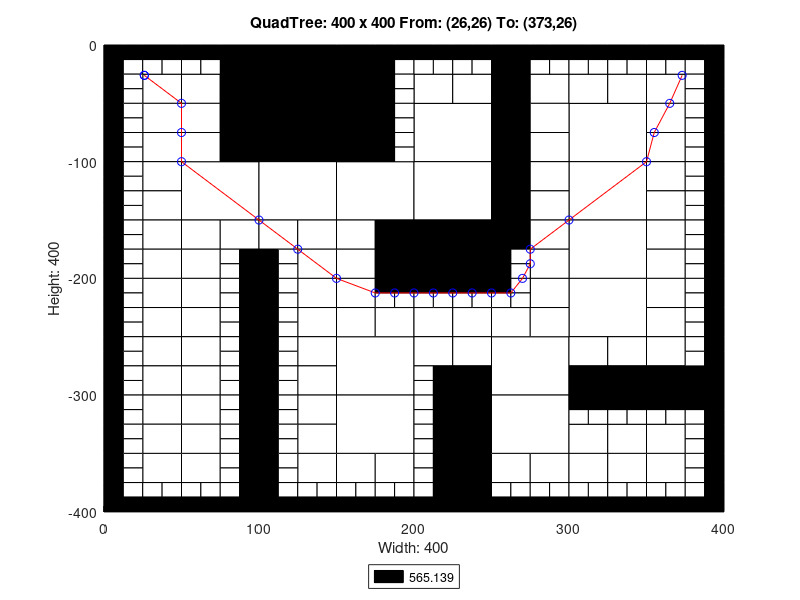

MATLAB code to generate this figure:
axis([0 400 -400 0]);
title('QuadTree: 400 x 400 From: (26,26) To: (373,26)');
xlabel('Width: 400');
ylabel('Height: 400');
rectangle('Position',[100 -50 50 50], 'FaceColor',[0 0 0]);
rectangle('Position',[100 -100 50 50], 'FaceColor',[0 0 0]);
rectangle('Position',[50 -150 50 50], 'FaceColor',[1 1 1]);
rectangle('Position',[100 -150 50 50], 'FaceColor',[1 1 1]);
rectangle('Position',[150 -150 50 50], 'FaceColor',[1 1 1]);
rectangle('Position',[200 -100 50 50], 'FaceColor',[1 1 1]);
rectangle('Position',[300 -100 50 50], 'FaceColor',[1 1 1]);
rectangle('Position',[200 -150 50 50], 'FaceColor',[1 1 1]);
rectangle('Position',[200 -200 50 50], 'FaceColor',[0 0 0]);
rectangle('Position',[300 -150 50 50], 'FaceColor',[1 1 1]);
rectangle('Position',[300 -200 50 50], 'FaceColor',[1 1 1]);
rectangle('Position',[150 -300 50 50], 'FaceColor',[1 1 1]);
rectangle('Position',[150 -350 50 50], 'FaceColor',[1 1 1]);
rectangle('Position',[250 -300 50 50], 'FaceColor',[1 1 1]);
rectangle('Position',[300 -250 50 50], 'FaceColor',[1 1 1]);
rectangle('Position',[250 -350 50 50], 'FaceColor',[1 1 1]);
rectangle('Position',[25 -50 25 25], 'FaceColor',[1 1 1]);
rectangle('Position',[75 -25 25 25], 'FaceColor',[0 0 0]);
rectangle('Position',[50 -50 25 25], 'FaceColor',[1 1 1]);
rectangle('Position',[75 -50 25 25], 'FaceColor',[0 0 0]);
rectangle('Position',[25 -75 25 25], 'FaceColor',[1 1 1]);
rectangle('Position',[25 -100 25 25], 'FaceColor',[1 1 1]);
rectangle('Position',[50 -75 25 25], 'FaceColor',[1 1 1]);
rectangle('Position',[75 -75 25 25], 'FaceColor',[0 0 0]);
rectangle('Position',[50 -100 25 25], 'FaceColor',[1 1 1]);
rectangle('Position',[75 -100 25 25], 'FaceColor',[0 0 0]);
rectangle('Position',[150 -25 25 25], 'FaceColor',[0 0 0]);
rectangle('Position',[150 -50 25 25], 'FaceColor',[0 0 0]);
rectangle('Position',[150 -75 25 25], 'FaceColor',[0 0 0]);
rectangle('Position',[150 -100 25 25], 'FaceColor',[0 0 0]);
rectangle('Position',[25 -125 25 25], 'FaceColor',[1 1 1]);
rectangle('Position',[25 -150 25 25], 'FaceColor',[1 1 1]);
rectangle('Position',[25 -175 25 25], 'FaceColor',[1 1 1]);
rectangle('Position',[25 -200 25 25], 'FaceColor',[1 1 1]);
rectangle('Position',[50 -175 25 25], 'FaceColor',[1 1 1]);
rectangle('Position',[75 -175 25 25], 'FaceColor',[1 1 1]);
rectangle('Position',[50 -200 25 25], 'FaceColor',[1 1 1]);
rectangle('Position',[100 -175 25 25], 'FaceColor',[1 1 1]);
rectangle('Position',[125 -175 25 25], 'FaceColor',[1 1 1]);
rectangle('Position',[125 -200 25 25], 'FaceColor',[1 1 1]);
rectangle('Position',[150 -175 25 25], 'FaceColor',[1 1 1]);
rectangle('Position',[175 -175 25 25], 'FaceColor',[0 0 0]);
rectangle('Position',[150 -200 25 25], 'FaceColor',[1 1 1]);
rectangle('Position',[175 -200 25 25], 'FaceColor',[0 0 0]);
rectangle('Position',[200 -50 25 25], 'FaceColor',[1 1 1]);
rectangle('Position',[225 -50 25 25], 'FaceColor',[1 1 1]);
rectangle('Position',[250 -25 25 25], 'FaceColor',[0 0 0]);
rectangle('Position',[250 -50 25 25], 'FaceColor',[0 0 0]);
rectangle('Position',[275 -50 25 25], 'FaceColor',[1 1 1]);
rectangle('Position',[250 -75 25 25], 'FaceColor',[0 0 0]);
rectangle('Position',[275 -75 25 25], 'FaceColor',[1 1 1]);
rectangle('Position',[250 -100 25 25], 'FaceColor',[0 0 0]);
rectangle('Position',[275 -100 25 25], 'FaceColor',[1 1 1]);
rectangle('Position',[300 -50 25 25], 'FaceColor',[1 1 1]);
rectangle('Position',[325 -50 25 25], 'FaceColor',[1 1 1]);
rectangle('Position',[350 -50 25 25], 'FaceColor',[1 1 1]);
rectangle('Position',[350 -75 25 25], 'FaceColor',[1 1 1]);
rectangle('Position',[350 -100 25 25], 'FaceColor',[1 1 1]);
rectangle('Position',[250 -125 25 25], 'FaceColor',[0 0 0]);
rectangle('Position',[275 -125 25 25], 'FaceColor',[1 1 1]);
rectangle('Position',[250 -150 25 25], 'FaceColor',[0 0 0]);
rectangle('Position',[275 -150 25 25], 'FaceColor',[1 1 1]);
rectangle('Position',[250 -175 25 25], 'FaceColor',[0 0 0]);
rectangle('Position',[275 -175 25 25], 'FaceColor',[1 1 1]);
rectangle('Position',[275 -200 25 25], 'FaceColor',[1 1 1]);
rectangle('Position',[350 -125 25 25], 'FaceColor',[1 1 1]);
rectangle('Position',[350 -150 25 25], 'FaceColor',[1 1 1]);
rectangle('Position',[350 -175 25 25], 'FaceColor',[1 1 1]);
rectangle('Position',[350 -200 25 25], 'FaceColor',[1 1 1]);
rectangle('Position',[25 -225 25 25], 'FaceColor',[1 1 1]);
rectangle('Position',[25 -250 25 25], 'FaceColor',[1 1 1]);
rectangle('Position',[50 -225 25 25], 'FaceColor',[1 1 1]);
rectangle('Position',[50 -250 25 25], 'FaceColor',[1 1 1]);
rectangle('Position',[25 -275 25 25], 'FaceColor',[1 1 1]);
rectangle('Position',[25 -300 25 25], 'FaceColor',[1 1 1]);
rectangle('Position',[50 -275 25 25], 'FaceColor',[1 1 1]);
rectangle('Position',[50 -300 25 25], 'FaceColor',[1 1 1]);
rectangle('Position',[125 -225 25 25], 'FaceColor',[1 1 1]);
rectangle('Position',[125 -250 25 25], 'FaceColor',[1 1 1]);
rectangle('Position',[150 -225 25 25], 'FaceColor',[1 1 1]);
rectangle('Position',[150 -250 25 25], 'FaceColor',[1 1 1]);
rectangle('Position',[175 -250 25 25], 'FaceColor',[1 1 1]);
rectangle('Position',[125 -275 25 25], 'FaceColor',[1 1 1]);
rectangle('Position',[125 -300 25 25], 'FaceColor',[1 1 1]);
rectangle('Position',[25 -325 25 25], 'FaceColor',[1 1 1]);
rectangle('Position',[25 -350 25 25], 'FaceColor',[1 1 1]);
rectangle('Position',[50 -325 25 25], 'FaceColor',[1 1 1]);
rectangle('Position',[50 -350 25 25], 'FaceColor',[1 1 1]);
rectangle('Position',[25 -375 25 25], 'FaceColor',[1 1 1]);
rectangle('Position',[50 -375 25 25], 'FaceColor',[1 1 1]);
rectangle('Position',[125 -325 25 25], 'FaceColor',[1 1 1]);
rectangle('Position',[125 -350 25 25], 'FaceColor',[1 1 1]);
rectangle('Position',[125 -375 25 25], 'FaceColor',[1 1 1]);
rectangle('Position',[150 -375 25 25], 'FaceColor',[1 1 1]);
rectangle('Position',[175 -375 25 25], 'FaceColor',[1 1 1]);
rectangle('Position',[200 -250 25 25], 'FaceColor',[1 1 1]);
rectangle('Position',[225 -250 25 25], 'FaceColor',[1 1 1]);
rectangle('Position',[275 -225 25 25], 'FaceColor',[1 1 1]);
rectangle('Position',[250 -250 25 25], 'FaceColor',[1 1 1]);
rectangle('Position',[275 -250 25 25], 'FaceColor',[1 1 1]);
rectangle('Position',[200 -275 25 25], 'FaceColor',[1 1 1]);
rectangle('Position',[225 -275 25 25], 'FaceColor',[1 1 1]);
rectangle('Position',[225 -300 25 25], 'FaceColor',[0 0 0]);
rectangle('Position',[350 -225 25 25], 'FaceColor',[1 1 1]);
rectangle('Position',[350 -250 25 25], 'FaceColor',[1 1 1]);
rectangle('Position',[300 -275 25 25], 'FaceColor',[1 1 1]);
rectangle('Position',[325 -275 25 25], 'FaceColor',[1 1 1]);
rectangle('Position',[300 -300 25 25], 'FaceColor',[0 0 0]);
rectangle('Position',[325 -300 25 25], 'FaceColor',[0 0 0]);
rectangle('Position',[350 -275 25 25], 'FaceColor',[1 1 1]);
rectangle('Position',[350 -300 25 25], 'FaceColor',[0 0 0]);
rectangle('Position',[375 -300 25 25], 'FaceColor',[0 0 0]);
rectangle('Position',[225 -325 25 25], 'FaceColor',[0 0 0]);
rectangle('Position',[225 -350 25 25], 'FaceColor',[0 0 0]);
rectangle('Position',[225 -375 25 25], 'FaceColor',[0 0 0]);
rectangle('Position',[225 -400 25 25], 'FaceColor',[0 0 0]);
rectangle('Position',[250 -375 25 25], 'FaceColor',[1 1 1]);
rectangle('Position',[275 -375 25 25], 'FaceColor',[1 1 1]);
rectangle('Position',[300 -350 25 25], 'FaceColor',[1 1 1]);
rectangle('Position',[325 -350 25 25], 'FaceColor',[1 1 1]);
rectangle('Position',[350 -350 25 25], 'FaceColor',[1 1 1]);
rectangle('Position',[300 -375 25 25], 'FaceColor',[1 1 1]);
rectangle('Position',[325 -375 25 25], 'FaceColor',[1 1 1]);
rectangle('Position',[350 -375 25 25], 'FaceColor',[1 1 1]);
rectangle('Position',[0 -12.5 12.5 12.5], 'FaceColor',[0 0 0]);
rectangle('Position',[12.5 -12.5 12.5 12.5], 'FaceColor',[0 0 0]);
rectangle('Position',[0 -25 12.5 12.5], 'FaceColor',[0 0 0]);
rectangle('Position',[12.5 -25 12.5 12.5], 'FaceColor',[1 1 1]);
rectangle('Position',[25 -12.5 12.5 12.5], 'FaceColor',[0 0 0]);
rectangle('Position',[37.5 -12.5 12.5 12.5], 'FaceColor',[0 0 0]);
rectangle('Position',[25 -25 12.5 12.5], 'FaceColor',[1 1 1]);
rectangle('Position',[37.5 -25 12.5 12.5], 'FaceColor',[1 1 1]);
rectangle('Position',[0 -37.5 12.5 12.5], 'FaceColor',[0 0 0]);
rectangle('Position',[12.5 -37.5 12.5 12.5], 'FaceColor',[1 1 1]);
rectangle('Position',[0 -50 12.5 12.5], 'FaceColor',[0 0 0]);
rectangle('Position',[12.5 -50 12.5 12.5], 'FaceColor',[1 1 1]);
rectangle('Position',[50 -12.5 12.5 12.5], 'FaceColor',[0 0 0]);
rectangle('Position',[62.5 -12.5 12.5 12.5], 'FaceColor',[0 0 0]);
rectangle('Position',[50 -25 12.5 12.5], 'FaceColor',[1 1 1]);
rectangle('Position',[62.5 -25 12.5 12.5], 'FaceColor',[1 1 1]);
rectangle('Position',[0 -62.5 12.5 12.5], 'FaceColor',[0 0 0]);
rectangle('Position',[12.5 -62.5 12.5 12.5], 'FaceColor',[1 1 1]);
rectangle('Position',[0 -75 12.5 12.5], 'FaceColor',[0 0 0]);
rectangle('Position',[12.5 -75 12.5 12.5], 'FaceColor',[1 1 1]);
rectangle('Position',[0 -87.5 12.5 12.5], 'FaceColor',[0 0 0]);
rectangle('Position',[12.5 -87.5 12.5 12.5], 'FaceColor',[1 1 1]);
rectangle('Position',[0 -100 12.5 12.5], 'FaceColor',[0 0 0]);
rectangle('Position',[12.5 -100 12.5 12.5], 'FaceColor',[1 1 1]);
rectangle('Position',[175 -12.5 12.5 12.5], 'FaceColor',[0 0 0]);
rectangle('Position',[187.5 -12.5 12.5 12.5], 'FaceColor',[0 0 0]);
rectangle('Position',[175 -25 12.5 12.5], 'FaceColor',[0 0 0]);
rectangle('Position',[187.5 -25 12.5 12.5], 'FaceColor',[1 1 1]);
rectangle('Position',[175 -37.5 12.5 12.5], 'FaceColor',[0 0 0]);
rectangle('Position',[187.5 -37.5 12.5 12.5], 'FaceColor',[1 1 1]);
rectangle('Position',[175 -50 12.5 12.5], 'FaceColor',[0 0 0]);
rectangle('Position',[187.5 -50 12.5 12.5], 'FaceColor',[1 1 1]);
rectangle('Position',[175 -62.5 12.5 12.5], 'FaceColor',[0 0 0]);
rectangle('Position',[187.5 -62.5 12.5 12.5], 'FaceColor',[1 1 1]);
rectangle('Position',[175 -75 12.5 12.5], 'FaceColor',[0 0 0]);
rectangle('Position',[187.5 -75 12.5 12.5], 'FaceColor',[1 1 1]);
rectangle('Position',[175 -87.5 12.5 12.5], 'FaceColor',[0 0 0]);
rectangle('Position',[187.5 -87.5 12.5 12.5], 'FaceColor',[1 1 1]);
rectangle('Position',[175 -100 12.5 12.5], 'FaceColor',[0 0 0]);
rectangle('Position',[187.5 -100 12.5 12.5], 'FaceColor',[1 1 1]);
rectangle('Position',[0 -112.5 12.5 12.5], 'FaceColor',[0 0 0]);
rectangle('Position',[12.5 -112.5 12.5 12.5], 'FaceColor',[1 1 1]);
rectangle('Position',[0 -125 12.5 12.5], 'FaceColor',[0 0 0]);
rectangle('Position',[12.5 -125 12.5 12.5], 'FaceColor',[1 1 1]);
rectangle('Position',[0 -137.5 12.5 12.5], 'FaceColor',[0 0 0]);
rectangle('Position',[12.5 -137.5 12.5 12.5], 'FaceColor',[1 1 1]);
rectangle('Position',[0 -150 12.5 12.5], 'FaceColor',[0 0 0]);
rectangle('Position',[12.5 -150 12.5 12.5], 'FaceColor',[1 1 1]);
rectangle('Position',[0 -162.5 12.5 12.5], 'FaceColor',[0 0 0]);
rectangle('Position',[12.5 -162.5 12.5 12.5], 'FaceColor',[1 1 1]);
rectangle('Position',[0 -175 12.5 12.5], 'FaceColor',[0 0 0]);
rectangle('Position',[12.5 -175 12.5 12.5], 'FaceColor',[1 1 1]);
rectangle('Position',[0 -187.5 12.5 12.5], 'FaceColor',[0 0 0]);
rectangle('Position',[12.5 -187.5 12.5 12.5], 'FaceColor',[1 1 1]);
rectangle('Position',[0 -200 12.5 12.5], 'FaceColor',[0 0 0]);
rectangle('Position',[12.5 -200 12.5 12.5], 'FaceColor',[1 1 1]);
rectangle('Position',[75 -187.5 12.5 12.5], 'FaceColor',[1 1 1]);
rectangle('Position',[87.5 -187.5 12.5 12.5], 'FaceColor',[0 0 0]);
rectangle('Position',[75 -200 12.5 12.5], 'FaceColor',[1 1 1]);
rectangle('Position',[87.5 -200 12.5 12.5], 'FaceColor',[0 0 0]);
rectangle('Position',[100 -187.5 12.5 12.5], 'FaceColor',[0 0 0]);
rectangle('Position',[112.5 -187.5 12.5 12.5], 'FaceColor',[1 1 1]);
rectangle('Position',[100 -200 12.5 12.5], 'FaceColor',[0 0 0]);
rectangle('Position',[112.5 -200 12.5 12.5], 'FaceColor',[1 1 1]);
rectangle('Position',[200 -12.5 12.5 12.5], 'FaceColor',[0 0 0]);
rectangle('Position',[212.5 -12.5 12.5 12.5], 'FaceColor',[0 0 0]);
rectangle('Position',[200 -25 12.5 12.5], 'FaceColor',[1 1 1]);
rectangle('Position',[212.5 -25 12.5 12.5], 'FaceColor',[1 1 1]);
rectangle('Position',[225 -12.5 12.5 12.5], 'FaceColor',[0 0 0]);
rectangle('Position',[237.5 -12.5 12.5 12.5], 'FaceColor',[0 0 0]);
rectangle('Position',[225 -25 12.5 12.5], 'FaceColor',[1 1 1]);
rectangle('Position',[237.5 -25 12.5 12.5], 'FaceColor',[1 1 1]);
rectangle('Position',[275 -12.5 12.5 12.5], 'FaceColor',[0 0 0]);
rectangle('Position',[287.5 -12.5 12.5 12.5], 'FaceColor',[0 0 0]);
rectangle('Position',[275 -25 12.5 12.5], 'FaceColor',[1 1 1]);
rectangle('Position',[287.5 -25 12.5 12.5], 'FaceColor',[1 1 1]);
rectangle('Position',[300 -12.5 12.5 12.5], 'FaceColor',[0 0 0]);
rectangle('Position',[312.5 -12.5 12.5 12.5], 'FaceColor',[0 0 0]);
rectangle('Position',[300 -25 12.5 12.5], 'FaceColor',[1 1 1]);
rectangle('Position',[312.5 -25 12.5 12.5], 'FaceColor',[1 1 1]);
rectangle('Position',[325 -12.5 12.5 12.5], 'FaceColor',[0 0 0]);
rectangle('Position',[337.5 -12.5 12.5 12.5], 'FaceColor',[0 0 0]);
rectangle('Position',[325 -25 12.5 12.5], 'FaceColor',[1 1 1]);
rectangle('Position',[337.5 -25 12.5 12.5], 'FaceColor',[1 1 1]);
rectangle('Position',[350 -12.5 12.5 12.5], 'FaceColor',[0 0 0]);
rectangle('Position',[362.5 -12.5 12.5 12.5], 'FaceColor',[0 0 0]);
rectangle('Position',[350 -25 12.5 12.5], 'FaceColor',[1 1 1]);
rectangle('Position',[362.5 -25 12.5 12.5], 'FaceColor',[1 1 1]);
rectangle('Position',[375 -12.5 12.5 12.5], 'FaceColor',[0 0 0]);
rectangle('Position',[387.5 -12.5 12.5 12.5], 'FaceColor',[0 0 0]);
rectangle('Position',[375 -25 12.5 12.5], 'FaceColor',[1 1 1]);
rectangle('Position',[387.5 -25 12.5 12.5], 'FaceColor',[0 0 0]);
rectangle('Position',[375 -37.5 12.5 12.5], 'FaceColor',[1 1 1]);
rectangle('Position',[387.5 -37.5 12.5 12.5], 'FaceColor',[0 0 0]);
rectangle('Position',[375 -50 12.5 12.5], 'FaceColor',[1 1 1]);
rectangle('Position',[387.5 -50 12.5 12.5], 'FaceColor',[0 0 0]);
rectangle('Position',[375 -62.5 12.5 12.5], 'FaceColor',[1 1 1]);
rectangle('Position',[387.5 -62.5 12.5 12.5], 'FaceColor',[0 0 0]);
rectangle('Position',[375 -75 12.5 12.5], 'FaceColor',[1 1 1]);
rectangle('Position',[387.5 -75 12.5 12.5], 'FaceColor',[0 0 0]);
rectangle('Position',[375 -87.5 12.5 12.5], 'FaceColor',[1 1 1]);
rectangle('Position',[387.5 -87.5 12.5 12.5], 'FaceColor',[0 0 0]);
rectangle('Position',[375 -100 12.5 12.5], 'FaceColor',[1 1 1]);
rectangle('Position',[387.5 -100 12.5 12.5], 'FaceColor',[0 0 0]);
rectangle('Position',[250 -187.5 12.5 12.5], 'FaceColor',[0 0 0]);
rectangle('Position',[262.5 -187.5 12.5 12.5], 'FaceColor',[1 1 1]);
rectangle('Position',[250 -200 12.5 12.5], 'FaceColor',[0 0 0]);
rectangle('Position',[262.5 -200 12.5 12.5], 'FaceColor',[1 1 1]);
rectangle('Position',[375 -112.5 12.5 12.5], 'FaceColor',[1 1 1]);
rectangle('Position',[387.5 -112.5 12.5 12.5], 'FaceColor',[0 0 0]);
rectangle('Position',[375 -125 12.5 12.5], 'FaceColor',[1 1 1]);
rectangle('Position',[387.5 -125 12.5 12.5], 'FaceColor',[0 0 0]);
rectangle('Position',[375 -137.5 12.5 12.5], 'FaceColor',[1 1 1]);
rectangle('Position',[387.5 -137.5 12.5 12.5], 'FaceColor',[0 0 0]);
rectangle('Position',[375 -150 12.5 12.5], 'FaceColor',[1 1 1]);
rectangle('Position',[387.5 -150 12.5 12.5], 'FaceColor',[0 0 0]);
rectangle('Position',[375 -162.5 12.5 12.5], 'FaceColor',[1 1 1]);
rectangle('Position',[387.5 -162.5 12.5 12.5], 'FaceColor',[0 0 0]);
rectangle('Position',[375 -175 12.5 12.5], 'FaceColor',[1 1 1]);
rectangle('Position',[387.5 -175 12.5 12.5], 'FaceColor',[0 0 0]);
rectangle('Position',[375 -187.5 12.5 12.5], 'FaceColor',[1 1 1]);
rectangle('Position',[387.5 -187.5 12.5 12.5], 'FaceColor',[0 0 0]);
rectangle('Position',[375 -200 12.5 12.5], 'FaceColor',[1 1 1]);
rectangle('Position',[387.5 -200 12.5 12.5], 'FaceColor',[0 0 0]);
rectangle('Position',[0 -212.5 12.5 12.5], 'FaceColor',[0 0 0]);
rectangle('Position',[12.5 -212.5 12.5 12.5], 'FaceColor',[1 1 1]);
rectangle('Position',[0 -225 12.5 12.5], 'FaceColor',[0 0 0]);
rectangle('Position',[12.5 -225 12.5 12.5], 'FaceColor',[1 1 1]);
rectangle('Position',[0 -237.5 12.5 12.5], 'FaceColor',[0 0 0]);
rectangle('Position',[12.5 -237.5 12.5 12.5], 'FaceColor',[1 1 1]);
rectangle('Position',[0 -250 12.5 12.5], 'FaceColor',[0 0 0]);
rectangle('Position',[12.5 -250 12.5 12.5], 'FaceColor',[1 1 1]);
rectangle('Position',[75 -212.5 12.5 12.5], 'FaceColor',[1 1 1]);
rectangle('Position',[87.5 -212.5 12.5 12.5], 'FaceColor',[0 0 0]);
rectangle('Position',[75 -225 12.5 12.5], 'FaceColor',[1 1 1]);
rectangle('Position',[87.5 -225 12.5 12.5], 'FaceColor',[0 0 0]);
rectangle('Position',[75 -237.5 12.5 12.5], 'FaceColor',[1 1 1]);
rectangle('Position',[87.5 -237.5 12.5 12.5], 'FaceColor',[0 0 0]);
rectangle('Position',[75 -250 12.5 12.5], 'FaceColor',[1 1 1]);
rectangle('Position',[87.5 -250 12.5 12.5], 'FaceColor',[0 0 0]);
rectangle('Position',[0 -262.5 12.5 12.5], 'FaceColor',[0 0 0]);
rectangle('Position',[12.5 -262.5 12.5 12.5], 'FaceColor',[1 1 1]);
rectangle('Position',[0 -275 12.5 12.5], 'FaceColor',[0 0 0]);
rectangle('Position',[12.5 -275 12.5 12.5], 'FaceColor',[1 1 1]);
rectangle('Position',[0 -287.5 12.5 12.5], 'FaceColor',[0 0 0]);
rectangle('Position',[12.5 -287.5 12.5 12.5], 'FaceColor',[1 1 1]);
rectangle('Position',[0 -300 12.5 12.5], 'FaceColor',[0 0 0]);
rectangle('Position',[12.5 -300 12.5 12.5], 'FaceColor',[1 1 1]);
rectangle('Position',[75 -262.5 12.5 12.5], 'FaceColor',[1 1 1]);
rectangle('Position',[87.5 -262.5 12.5 12.5], 'FaceColor',[0 0 0]);
rectangle('Position',[75 -275 12.5 12.5], 'FaceColor',[1 1 1]);
rectangle('Position',[87.5 -275 12.5 12.5], 'FaceColor',[0 0 0]);
rectangle('Position',[75 -287.5 12.5 12.5], 'FaceColor',[1 1 1]);
rectangle('Position',[87.5 -287.5 12.5 12.5], 'FaceColor',[0 0 0]);
rectangle('Position',[75 -300 12.5 12.5], 'FaceColor',[1 1 1]);
rectangle('Position',[87.5 -300 12.5 12.5], 'FaceColor',[0 0 0]);
rectangle('Position',[100 -212.5 12.5 12.5], 'FaceColor',[0 0 0]);
rectangle('Position',[112.5 -212.5 12.5 12.5], 'FaceColor',[1 1 1]);
rectangle('Position',[100 -225 12.5 12.5], 'FaceColor',[0 0 0]);
rectangle('Position',[112.5 -225 12.5 12.5], 'FaceColor',[1 1 1]);
rectangle('Position',[100 -237.5 12.5 12.5], 'FaceColor',[0 0 0]);
rectangle('Position',[112.5 -237.5 12.5 12.5], 'FaceColor',[1 1 1]);
rectangle('Position',[100 -250 12.5 12.5], 'FaceColor',[0 0 0]);
rectangle('Position',[112.5 -250 12.5 12.5], 'FaceColor',[1 1 1]);
rectangle('Position',[175 -212.5 12.5 12.5], 'FaceColor',[0 0 0]);
rectangle('Position',[187.5 -212.5 12.5 12.5], 'FaceColor',[0 0 0]);
rectangle('Position',[175 -225 12.5 12.5], 'FaceColor',[1 1 1]);
rectangle('Position',[187.5 -225 12.5 12.5], 'FaceColor',[1 1 1]);
rectangle('Position',[100 -262.5 12.5 12.5], 'FaceColor',[0 0 0]);
rectangle('Position',[112.5 -262.5 12.5 12.5], 'FaceColor',[1 1 1]);
rectangle('Position',[100 -275 12.5 12.5], 'FaceColor',[0 0 0]);
rectangle('Position',[112.5 -275 12.5 12.5], 'FaceColor',[1 1 1]);
rectangle('Position',[100 -287.5 12.5 12.5], 'FaceColor',[0 0 0]);
rectangle('Position',[112.5 -287.5 12.5 12.5], 'FaceColor',[1 1 1]);
rectangle('Position',[100 -300 12.5 12.5], 'FaceColor',[0 0 0]);
rectangle('Position',[112.5 -300 12.5 12.5], 'FaceColor',[1 1 1]);
rectangle('Position',[0 -312.5 12.5 12.5], 'FaceColor',[0 0 0]);
rectangle('Position',[12.5 -312.5 12.5 12.5], 'FaceColor',[1 1 1]);
rectangle('Position',[0 -325 12.5 12.5], 'FaceColor',[0 0 0]);
rectangle('Position',[12.5 -325 12.5 12.5], 'FaceColor',[1 1 1]);
rectangle('Position',[0 -337.5 12.5 12.5], 'FaceColor',[0 0 0]);
rectangle('Position',[12.5 -337.5 12.5 12.5], 'FaceColor',[1 1 1]);
rectangle('Position',[0 -350 12.5 12.5], 'FaceColor',[0 0 0]);
rectangle('Position',[12.5 -350 12.5 12.5], 'FaceColor',[1 1 1]);
rectangle('Position',[75 -312.5 12.5 12.5], 'FaceColor',[1 1 1]);
rectangle('Position',[87.5 -312.5 12.5 12.5], 'FaceColor',[0 0 0]);
rectangle('Position',[75 -325 12.5 12.5], 'FaceColor',[1 1 1]);
rectangle('Position',[87.5 -325 12.5 12.5], 'FaceColor',[0 0 0]);
rectangle('Position',[75 -337.5 12.5 12.5], 'FaceColor',[1 1 1]);
rectangle('Position',[87.5 -337.5 12.5 12.5], 'FaceColor',[0 0 0]);
rectangle('Position',[75 -350 12.5 12.5], 'FaceColor',[1 1 1]);
rectangle('Position',[87.5 -350 12.5 12.5], 'FaceColor',[0 0 0]);
rectangle('Position',[0 -362.5 12.5 12.5], 'FaceColor',[0 0 0]);
rectangle('Position',[12.5 -362.5 12.5 12.5], 'FaceColor',[1 1 1]);
rectangle('Position',[0 -375 12.5 12.5], 'FaceColor',[0 0 0]);
rectangle('Position',[12.5 -375 12.5 12.5], 'FaceColor',[1 1 1]);
rectangle('Position',[0 -387.5 12.5 12.5], 'FaceColor',[0 0 0]);
rectangle('Position',[12.5 -387.5 12.5 12.5], 'FaceColor',[1 1 1]);
rectangle('Position',[0 -400 12.5 12.5], 'FaceColor',[0 0 0]);
rectangle('Position',[12.5 -400 12.5 12.5], 'FaceColor',[0 0 0]);
rectangle('Position',[25 -387.5 12.5 12.5], 'FaceColor',[1 1 1]);
rectangle('Position',[37.5 -387.5 12.5 12.5], 'FaceColor',[1 1 1]);
rectangle('Position',[25 -400 12.5 12.5], 'FaceColor',[0 0 0]);
rectangle('Position',[37.5 -400 12.5 12.5], 'FaceColor',[0 0 0]);
rectangle('Position',[75 -362.5 12.5 12.5], 'FaceColor',[1 1 1]);
rectangle('Position',[87.5 -362.5 12.5 12.5], 'FaceColor',[0 0 0]);
rectangle('Position',[75 -375 12.5 12.5], 'FaceColor',[1 1 1]);
rectangle('Position',[87.5 -375 12.5 12.5], 'FaceColor',[0 0 0]);
rectangle('Position',[50 -387.5 12.5 12.5], 'FaceColor',[1 1 1]);
rectangle('Position',[62.5 -387.5 12.5 12.5], 'FaceColor',[1 1 1]);
rectangle('Position',[50 -400 12.5 12.5], 'FaceColor',[0 0 0]);
rectangle('Position',[62.5 -400 12.5 12.5], 'FaceColor',[0 0 0]);
rectangle('Position',[75 -387.5 12.5 12.5], 'FaceColor',[1 1 1]);
rectangle('Position',[87.5 -387.5 12.5 12.5], 'FaceColor',[0 0 0]);
rectangle('Position',[75 -400 12.5 12.5], 'FaceColor',[0 0 0]);
rectangle('Position',[87.5 -400 12.5 12.5], 'FaceColor',[0 0 0]);
rectangle('Position',[100 -312.5 12.5 12.5], 'FaceColor',[0 0 0]);
rectangle('Position',[112.5 -312.5 12.5 12.5], 'FaceColor',[1 1 1]);
rectangle('Position',[100 -325 12.5 12.5], 'FaceColor',[0 0 0]);
rectangle('Position',[112.5 -325 12.5 12.5], 'FaceColor',[1 1 1]);
rectangle('Position',[100 -337.5 12.5 12.5], 'FaceColor',[0 0 0]);
rectangle('Position',[112.5 -337.5 12.5 12.5], 'FaceColor',[1 1 1]);
rectangle('Position',[100 -350 12.5 12.5], 'FaceColor',[0 0 0]);
rectangle('Position',[112.5 -350 12.5 12.5], 'FaceColor',[1 1 1]);
rectangle('Position',[100 -362.5 12.5 12.5], 'FaceColor',[0 0 0]);
rectangle('Position',[112.5 -362.5 12.5 12.5], 'FaceColor',[1 1 1]);
rectangle('Position',[100 -375 12.5 12.5], 'FaceColor',[0 0 0]);
rectangle('Position',[112.5 -375 12.5 12.5], 'FaceColor',[1 1 1]);
rectangle('Position',[100 -387.5 12.5 12.5], 'FaceColor',[0 0 0]);
rectangle('Position',[112.5 -387.5 12.5 12.5], 'FaceColor',[1 1 1]);
rectangle('Position',[100 -400 12.5 12.5], 'FaceColor',[0 0 0]);
rectangle('Position',[112.5 -400 12.5 12.5], 'FaceColor',[0 0 0]);
rectangle('Position',[125 -387.5 12.5 12.5], 'FaceColor',[1 1 1]);
rectangle('Position',[137.5 -387.5 12.5 12.5], 'FaceColor',[1 1 1]);
rectangle('Position',[125 -400 12.5 12.5], 'FaceColor',[0 0 0]);
rectangle('Position',[137.5 -400 12.5 12.5], 'FaceColor',[0 0 0]);
rectangle('Position',[150 -387.5 12.5 12.5], 'FaceColor',[1 1 1]);
rectangle('Position',[162.5 -387.5 12.5 12.5], 'FaceColor',[1 1 1]);
rectangle('Position',[150 -400 12.5 12.5], 'FaceColor',[0 0 0]);
rectangle('Position',[162.5 -400 12.5 12.5], 'FaceColor',[0 0 0]);
rectangle('Position',[175 -387.5 12.5 12.5], 'FaceColor',[1 1 1]);
rectangle('Position',[187.5 -387.5 12.5 12.5], 'FaceColor',[1 1 1]);
rectangle('Position',[175 -400 12.5 12.5], 'FaceColor',[0 0 0]);
rectangle('Position',[187.5 -400 12.5 12.5], 'FaceColor',[0 0 0]);
rectangle('Position',[200 -212.5 12.5 12.5], 'FaceColor',[0 0 0]);
rectangle('Position',[212.5 -212.5 12.5 12.5], 'FaceColor',[0 0 0]);
rectangle('Position',[200 -225 12.5 12.5], 'FaceColor',[1 1 1]);
rectangle('Position',[212.5 -225 12.5 12.5], 'FaceColor',[1 1 1]);
rectangle('Position',[225 -212.5 12.5 12.5], 'FaceColor',[0 0 0]);
rectangle('Position',[237.5 -212.5 12.5 12.5], 'FaceColor',[0 0 0]);
rectangle('Position',[225 -225 12.5 12.5], 'FaceColor',[1 1 1]);
rectangle('Position',[237.5 -225 12.5 12.5], 'FaceColor',[1 1 1]);
rectangle('Position',[250 -212.5 12.5 12.5], 'FaceColor',[0 0 0]);
rectangle('Position',[262.5 -212.5 12.5 12.5], 'FaceColor',[1 1 1]);
rectangle('Position',[250 -225 12.5 12.5], 'FaceColor',[1 1 1]);
rectangle('Position',[262.5 -225 12.5 12.5], 'FaceColor',[1 1 1]);
rectangle('Position',[200 -287.5 12.5 12.5], 'FaceColor',[1 1 1]);
rectangle('Position',[212.5 -287.5 12.5 12.5], 'FaceColor',[0 0 0]);
rectangle('Position',[200 -300 12.5 12.5], 'FaceColor',[1 1 1]);
rectangle('Position',[212.5 -300 12.5 12.5], 'FaceColor',[0 0 0]);
rectangle('Position',[375 -212.5 12.5 12.5], 'FaceColor',[1 1 1]);
rectangle('Position',[387.5 -212.5 12.5 12.5], 'FaceColor',[0 0 0]);
rectangle('Position',[375 -225 12.5 12.5], 'FaceColor',[1 1 1]);
rectangle('Position',[387.5 -225 12.5 12.5], 'FaceColor',[0 0 0]);
rectangle('Position',[375 -237.5 12.5 12.5], 'FaceColor',[1 1 1]);
rectangle('Position',[387.5 -237.5 12.5 12.5], 'FaceColor',[0 0 0]);
rectangle('Position',[375 -250 12.5 12.5], 'FaceColor',[1 1 1]);
rectangle('Position',[387.5 -250 12.5 12.5], 'FaceColor',[0 0 0]);
rectangle('Position',[375 -262.5 12.5 12.5], 'FaceColor',[1 1 1]);
rectangle('Position',[387.5 -262.5 12.5 12.5], 'FaceColor',[0 0 0]);
rectangle('Position',[375 -275 12.5 12.5], 'FaceColor',[1 1 1]);
rectangle('Position',[387.5 -275 12.5 12.5], 'FaceColor',[0 0 0]);
rectangle('Position',[200 -312.5 12.5 12.5], 'FaceColor',[1 1 1]);
rectangle('Position',[212.5 -312.5 12.5 12.5], 'FaceColor',[0 0 0]);
rectangle('Position',[200 -325 12.5 12.5], 'FaceColor',[1 1 1]);
rectangle('Position',[212.5 -325 12.5 12.5], 'FaceColor',[0 0 0]);
rectangle('Position',[200 -337.5 12.5 12.5], 'FaceColor',[1 1 1]);
rectangle('Position',[212.5 -337.5 12.5 12.5], 'FaceColor',[0 0 0]);
rectangle('Position',[200 -350 12.5 12.5], 'FaceColor',[1 1 1]);
rectangle('Position',[212.5 -350 12.5 12.5], 'FaceColor',[0 0 0]);
rectangle('Position',[200 -362.5 12.5 12.5], 'FaceColor',[1 1 1]);
rectangle('Position',[212.5 -362.5 12.5 12.5], 'FaceColor',[0 0 0]);
rectangle('Position',[200 -375 12.5 12.5], 'FaceColor',[1 1 1]);
rectangle('Position',[212.5 -375 12.5 12.5], 'FaceColor',[0 0 0]);
rectangle('Position',[200 -387.5 12.5 12.5], 'FaceColor',[1 1 1]);
rectangle('Position',[212.5 -387.5 12.5 12.5], 'FaceColor',[0 0 0]);
rectangle('Position',[200 -400 12.5 12.5], 'FaceColor',[0 0 0]);
rectangle('Position',[212.5 -400 12.5 12.5], 'FaceColor',[0 0 0]);
rectangle('Position',[250 -387.5 12.5 12.5], 'FaceColor',[1 1 1]);
rectangle('Position',[262.5 -387.5 12.5 12.5], 'FaceColor',[1 1 1]);
rectangle('Position',[250 -400 12.5 12.5], 'FaceColor',[0 0 0]);
rectangle('Position',[262.5 -400 12.5 12.5], 'FaceColor',[0 0 0]);
rectangle('Position',[275 -387.5 12.5 12.5], 'FaceColor',[1 1 1]);
rectangle('Position',[287.5 -387.5 12.5 12.5], 'FaceColor',[1 1 1]);
rectangle('Position',[275 -400 12.5 12.5], 'FaceColor',[0 0 0]);
rectangle('Position',[287.5 -400 12.5 12.5], 'FaceColor',[0 0 0]);
rectangle('Position',[300 -312.5 12.5 12.5], 'FaceColor',[0 0 0]);
rectangle('Position',[312.5 -312.5 12.5 12.5], 'FaceColor',[0 0 0]);
rectangle('Position',[300 -325 12.5 12.5], 'FaceColor',[1 1 1]);
rectangle('Position',[312.5 -325 12.5 12.5], 'FaceColor',[1 1 1]);
rectangle('Position',[325 -312.5 12.5 12.5], 'FaceColor',[0 0 0]);
rectangle('Position',[337.5 -312.5 12.5 12.5], 'FaceColor',[0 0 0]);
rectangle('Position',[325 -325 12.5 12.5], 'FaceColor',[1 1 1]);
rectangle('Position',[337.5 -325 12.5 12.5], 'FaceColor',[1 1 1]);
rectangle('Position',[350 -312.5 12.5 12.5], 'FaceColor',[0 0 0]);
rectangle('Position',[362.5 -312.5 12.5 12.5], 'FaceColor',[0 0 0]);
rectangle('Position',[350 -325 12.5 12.5], 'FaceColor',[1 1 1]);
rectangle('Position',[362.5 -325 12.5 12.5], 'FaceColor',[1 1 1]);
rectangle('Position',[375 -312.5 12.5 12.5], 'FaceColor',[0 0 0]);
rectangle('Position',[387.5 -312.5 12.5 12.5], 'FaceColor',[0 0 0]);
rectangle('Position',[375 -325 12.5 12.5], 'FaceColor',[1 1 1]);
rectangle('Position',[387.5 -325 12.5 12.5], 'FaceColor',[0 0 0]);
rectangle('Position',[375 -337.5 12.5 12.5], 'FaceColor',[1 1 1]);
rectangle('Position',[387.5 -337.5 12.5 12.5], 'FaceColor',[0 0 0]);
rectangle('Position',[375 -350 12.5 12.5], 'FaceColor',[1 1 1]);
rectangle('Position',[387.5 -350 12.5 12.5], 'FaceColor',[0 0 0]);
rectangle('Position',[300 -387.5 12.5 12.5], 'FaceColor',[1 1 1]);
rectangle('Position',[312.5 -387.5 12.5 12.5], 'FaceColor',[1 1 1]);
rectangle('Position',[300 -400 12.5 12.5], 'FaceColor',[0 0 0]);
rectangle('Position',[312.5 -400 12.5 12.5], 'FaceColor',[0 0 0]);
rectangle('Position',[325 -387.5 12.5 12.5], 'FaceColor',[1 1 1]);
rectangle('Position',[337.5 -387.5 12.5 12.5], 'FaceColor',[1 1 1]);
rectangle('Position',[325 -400 12.5 12.5], 'FaceColor',[0 0 0]);
rectangle('Position',[337.5 -400 12.5 12.5], 'FaceColor',[0 0 0]);
rectangle('Position',[375 -362.5 12.5 12.5], 'FaceColor',[1 1 1]);
rectangle('Position',[387.5 -362.5 12.5 12.5], 'FaceColor',[0 0 0]);
rectangle('Position',[375 -375 12.5 12.5], 'FaceColor',[1 1 1]);
rectangle('Position',[387.5 -375 12.5 12.5], 'FaceColor',[0 0 0]);
rectangle('Position',[350 -387.5 12.5 12.5], 'FaceColor',[1 1 1]);
rectangle('Position',[362.5 -387.5 12.5 12.5], 'FaceColor',[1 1 1]);
rectangle('Position',[350 -400 12.5 12.5], 'FaceColor',[0 0 0]);
rectangle('Position',[362.5 -400 12.5 12.5], 'FaceColor',[0 0 0]);
rectangle('Position',[375 -387.5 12.5 12.5], 'FaceColor',[1 1 1]);
rectangle('Position',[387.5 -387.5 12.5 12.5], 'FaceColor',[0 0 0]);
rectangle('Position',[375 -400 12.5 12.5], 'FaceColor',[0 0 0]);
rectangle('Position',[387.5 -400 12.5 12.5], 'FaceColor',[0 0 0]);
X=[373,365,355,350,300,275,275,270,262.5,250,237.5,225,212.5,200,187.5,175,150,125,100,50,50,50,26,26];
Y=[-26,-50,-75,-100,-150,-175,-187.5,-200,-212.5,-212.5,-212.5,-212.5,-212.5,-212.5,-212.5,-212.5,-200,-175,-150,-100,-75,-50,-26,-26];
hold on;
plot(X,Y,'r');
plot(X,Y,'bo');
legend('565.139','Location','southoutside');
